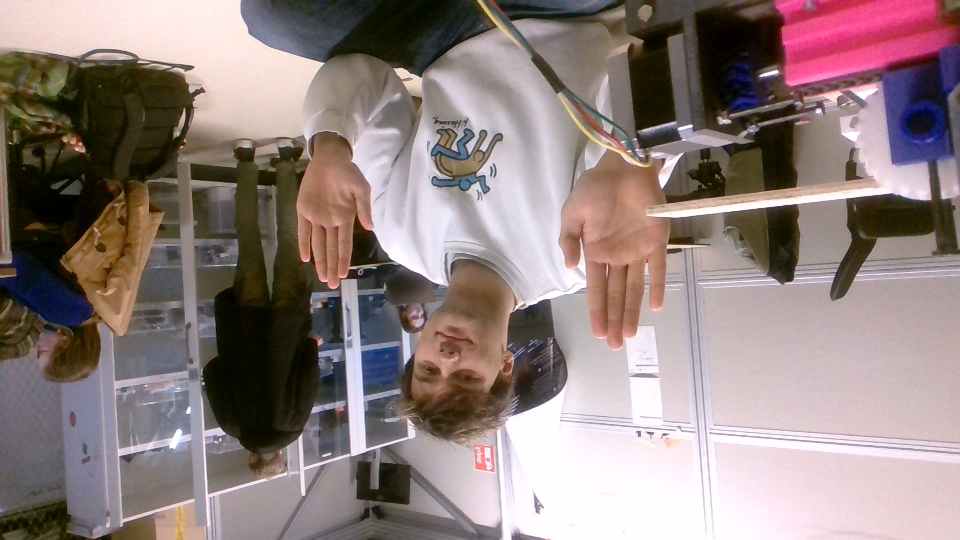
#> input picture stereo_capture_20260109_143435/left.jpg, 1920 x 1080 px, found by its file name (shown at 1/2 size)
$ python disparity.py   (older library calls are emulated)
#> lines starting #> are read from the running program, lines starting #| are printed output that depends on the picture; after the words box and inside, x2 and y2 are one past the last pixel; in counts of white or black regions, pixels touching at a corner belong together
import cv2
import numpy as np
import os
from dotenv import load_dotenv

load_dotenv()
# =============================
# Configuration
# =============================

# Set to custom folder path to use captured images, e.g. "stereo_capture_20260109_143022"
# Leave None to use calibration images
CUSTOM_FOLDER = "stereo_capture_20260122_160640"

# Try swapping left/right if depths seem wrong
SWAP_CAMERAS = False

# Downscale before matching to keep disparities within range (0.5 halves disparity ~2x depth range)
SCALE = 0.5

baseline_expected = 0.16  # meters

if baseline_expected == 0.08:
    print("[INFO] Using 8CM calibration parameters")
    if CUSTOM_FOLDER:
        # Use custom captured images
        CALIB_PATH = os.path.abspath(os.path.join(os.path.dirname(__file__), '../Cam_Params/stereo_charuco_calibration_8cm_rico.npz'))
        if SWAP_CAMERAS:
            LEFT_IMG_PATH = os.path.join(CUSTOM_FOLDER, "right.jpg")   # Swapped
            RIGHT_IMG_PATH = os.path.join(CUSTOM_FOLDER, "left.jpg")   # Swapped
            print(f"Using custom folder (CAMERAS SWAPPED): {CUSTOM_FOLDER}")
        else:
            LEFT_IMG_PATH = os.path.join(CUSTOM_FOLDER, "left.jpg")
            RIGHT_IMG_PATH = os.path.join(CUSTOM_FOLDER, "right.jpg")
            print(f"Using custom folder: {CUSTOM_FOLDER}")
    else:
        # Use calibration images from 8CM set
        CALIB_PATH = os.getenv('STEREO_PARAMS_8CM_RICO')
        LEFT_IMG_PATH = os.path.join(os.getenv('CALIB_IMGS_8CM_DIR'), "camera_0_0.jpg")
        RIGHT_IMG_PATH = os.path.join(os.getenv('CALIB_IMGS_8CM_DIR'), "camera_2_0.jpg")
        print("Using calibration images (8CM)")
elif baseline_expected == 0.16:
    if CUSTOM_FOLDER:
        # Use custom captured images
        CALIB_PATH = os.path.abspath(os.path.join(os.path.dirname(__file__), '../Cam_Params/stereo_charuco_calibration_16cm.npz'))
        if SWAP_CAMERAS:
            LEFT_IMG_PATH = os.path.join(CUSTOM_FOLDER, "right.jpg")   # Swapped
            RIGHT_IMG_PATH = os.path.join(CUSTOM_FOLDER, "left.jpg")   # Swapped
            print(f"Using custom folder (CAMERAS SWAPPED): {CUSTOM_FOLDER}")
        else:
            LEFT_IMG_PATH = os.path.join(CUSTOM_FOLDER, "left.jpg")
            RIGHT_IMG_PATH = os.path.join(CUSTOM_FOLDER, "right.jpg")
            print(f"Using custom folder: {CUSTOM_FOLDER}")
    else:
        # Use calibration images from 16CM set
        CALIB_PATH = os.getenv('STEREO_PARAMS_16CM')
        LEFT_IMG_PATH = os.path.join(os.getenv('CALIB_IMGS_16CM_DIR'), "camera_0_0.jpg")
        RIGHT_IMG_PATH = os.path.join(os.getenv('CALIB_IMGS_16CM_DIR'), "camera_2_0.jpg")
        print("Using calibration images (16CM)")

OUTPUT_DIR = "stereo_output"
os.makedirs(OUTPUT_DIR, exist_ok=True)

# =============================
# Load calibration
# =============================
calib = np.load(CALIB_PATH)
#> (reads Cam_Params/stereo_charuco_calibration_16cm.npz from the repository)
K_L = calib["K_left"]
D_L = calib["D_left"]
K_R = calib["K_right"]
D_R = calib["D_right"]
R = calib["R"]
T = calib["T"]

# =============================
# Load images
# =============================
imgL = cv2.imread(LEFT_IMG_PATH)
#> imgL is the input picture: shape (1080, 1920, 3); mean B, G, R 126.1, 128, 143.9
imgR = cv2.imread(RIGHT_IMG_PATH)
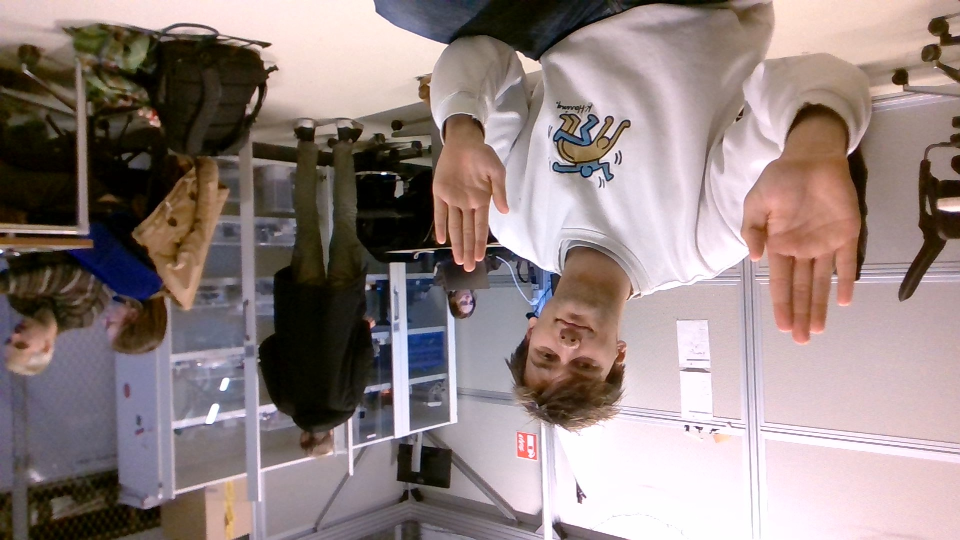
#> input picture stereo_capture_20260109_143435/right.jpg, 1920 x 1080 px, found by its file name (shown at 1/2 size)
#> imgR is the input picture: shape (1080, 1920, 3); mean B, G, R 128.3, 130, 145.7

if imgL is None or imgR is None:
    raise IOError("Could not load stereo images")

# Rotate images to align cameras (opposite 90 degree rotations)
imgR = cv2.rotate(imgR, cv2.ROTATE_90_COUNTERCLOCKWISE)
#> imgR: shape (1920, 1080, 3)
imgL = cv2.rotate(imgL, cv2.ROTATE_90_CLOCKWISE)
#> imgL: shape (1920, 1080, 3)

# Flip images if cameras are upside down
FLIP_IMAGES = False
if FLIP_IMAGES:
    imgL = cv2.flip(imgL, -1)  # -1 = flip both horizontally and vertically (180 degrees)
    imgR = cv2.flip(imgR, -1)
    print("[INFO] Images flipped 180 degrees")

orig_imgL = imgL.copy()
orig_imgR = imgR.copy()

h_full, w_full = imgL.shape[:2]
#> h_full = 1920; w_full = 1080

def scale_intrinsics(K, scale):
    K_scaled = K.copy()
    K_scaled[0, 0] *= scale
    K_scaled[1, 1] *= scale
    K_scaled[0, 2] *= scale
    K_scaled[1, 2] *= scale
    return K_scaled

scale = float(SCALE)
if scale != 1.0:
    print(f"[INFO] Downscaling images by {scale:.2f}x for disparity range")
    w = int(w_full * scale)
#> w = 540
    h = int(h_full * scale)
#> h = 960
    imgL = cv2.resize(imgL, (w, h))
#> imgL: shape (960, 540, 3)
    imgR = cv2.resize(imgR, (w, h))
#> imgR: shape (960, 540, 3)
else:
    w, h = w_full, h_full

K_L_use = scale_intrinsics(K_L, scale)
K_R_use = scale_intrinsics(K_R, scale)

# =============================
# Stereo rectification
# =============================
R1, R2, P1, P2, Q, _, _ = cv2.stereoRectify(
    K_L_use, D_L, K_R_use, D_R, (w, h), R, T, alpha=1
)

mapLx, mapLy = cv2.initUndistortRectifyMap(
    K_L_use, D_L, R1, P1, (w, h), cv2.CV_32FC1
)
mapRx, mapRy = cv2.initUndistortRectifyMap(
    K_R_use, D_R, R2, P2, (w, h), cv2.CV_32FC1
)

rectL = cv2.remap(imgL, mapLx, mapLy, cv2.INTER_LINEAR)
rectR = cv2.remap(imgR, mapRx, mapRy, cv2.INTER_LINEAR)

# Save rectified left image (YOLO must use this)
cv2.imwrite(os.path.join(OUTPUT_DIR, "rectified_left.png"), rectL)
cv2.imwrite(os.path.join(OUTPUT_DIR, "rectified_right.png"), rectR)

# Improve contrast to help matcher (especially on low-texture scenes)
if rectL.ndim == 3:
    rectL_gray = cv2.cvtColor(rectL, cv2.COLOR_BGR2GRAY)
    rectR_gray = cv2.cvtColor(rectR, cv2.COLOR_BGR2GRAY)
else:
    rectL_gray = rectL
    rectR_gray = rectR

clahe = cv2.createCLAHE(clipLimit=3.0, tileGridSize=(8, 8))
rectL_proc = clahe.apply(rectL_gray)
rectR_proc = clahe.apply(rectR_gray)

# =============================
# Disparity computation
# =============================
expected_disp_40cm = (K_L_use[0, 0] * np.linalg.norm(T)) / 0.40
num_disp = int(np.ceil(expected_disp_40cm * 2.0 / 16.0) * 16)
num_disp = max(160, min(num_disp, 640))  # clamp to keep compute reasonable
block_size = 5

print(f"[INFO] Expected disparity at 0.40m (scaled): {expected_disp_40cm:.1f}px; using search {num_disp}px")

stereo = cv2.StereoSGBM.create(
    minDisparity=0,
    numDisparities=num_disp,
    blockSize=block_size,
    P1=8 * block_size**2,
    P2=32 * block_size**2,
    disp12MaxDiff=1,
    uniquenessRatio=6,
    speckleWindowSize=80,
    speckleRange=32,
    mode=cv2.STEREO_SGBM_MODE_SGBM_3WAY
)

disparity = stereo.compute(rectL_proc, rectR_proc).astype(np.float32) / 16.0

# =============================
# Depth computation (Z only)
# =============================
points_3d = cv2.reprojectImageTo3D(disparity, Q)
#> points_3d: shape (960, 540, 3) float32; 6.95% of the values are NaN or infinite; the others: min -105.9, max 124.9, mean -28.94
depth_map = points_3d[:, :, 2]  # Z-coordinate

# Mask invalid disparities (zero or negative) and non-finite depths
invalid_mask = (disparity <= 0) | ~np.isfinite(depth_map)
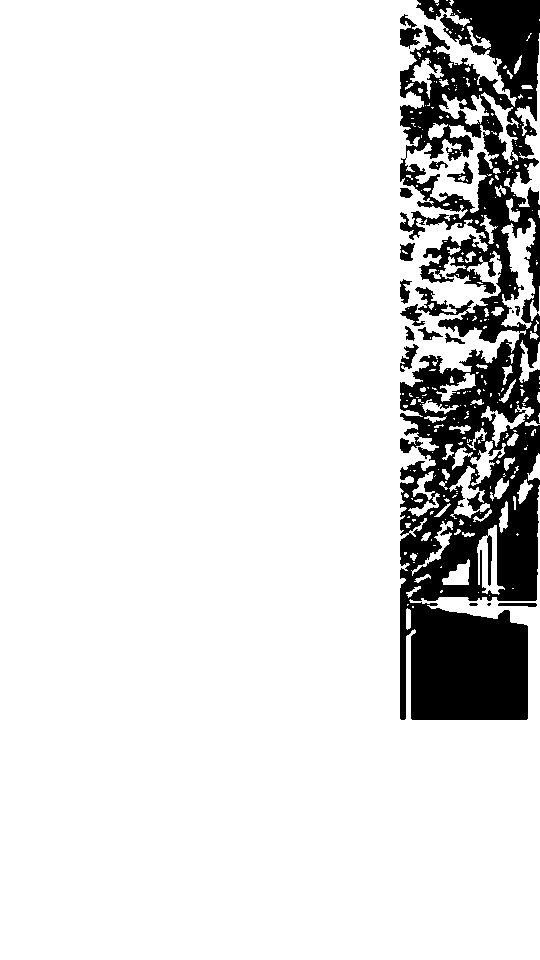
#> invalid_mask: shape (960, 540) bool; 87.6% white; 17 black regions (2 under 20 px), largest, box (x1, y1, x2, y2) and area: (400, 0, 540, 720) 62232, (400, 14, 423, 49) 404, (400, 304, 425, 326) 234
depth_map[invalid_mask] = 0.0
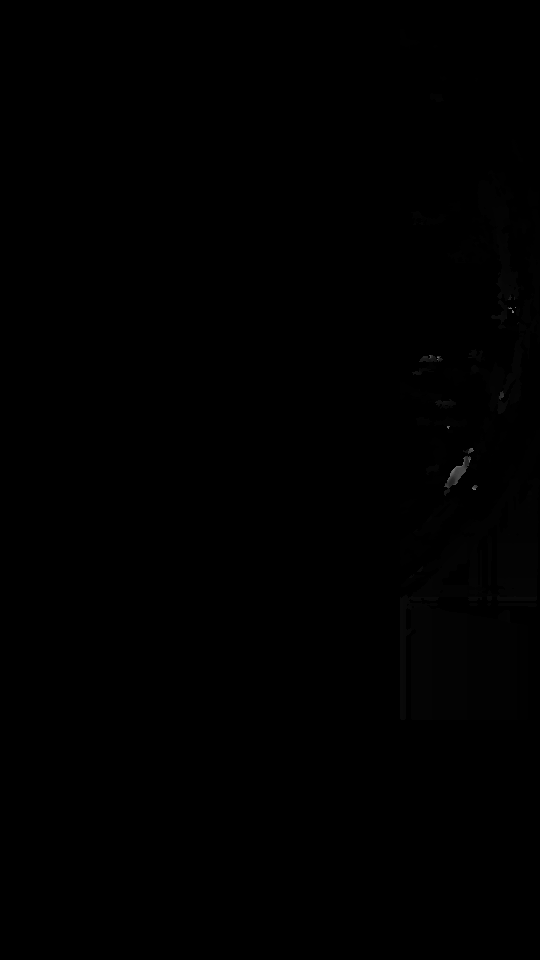
#> depth_map: shape (960, 540) float32; min 0, max 124.9, mean 0.3

# =============================
# Depth Statistics
# =============================
valid_disp_mask = disparity > 0
if np.any(valid_disp_mask):
    disp_valid = disparity[valid_disp_mask]
    print(f"[STATS] Disparity valid: {disp_valid.size} / {disparity.size} ({100*disp_valid.size/disparity.size:.1f}%)")
#| [STATS] Disparity valid: 64343 / 518400 (12.4%)
    print(f"[STATS] Disparity range: {disp_valid.min():.2f}px - {disp_valid.max():.2f}px (median {np.median(disp_valid):.2f}px)")
#| [STATS] Disparity range: 0.56px - 399.00px (median 54.81px)
else:
    print("[WARNING] No valid disparity values found!")

valid_depths = depth_map[depth_map > 0]
if len(valid_depths) > 0:
    print(f"[STATS] Valid depth pixels: {len(valid_depths)} / {depth_map.size} ({100*len(valid_depths)/depth_map.size:.1f}%)")
#| [STATS] Valid depth pixels: 64343 / 518400 (12.4%)
    print(f"[STATS] Depth range: {valid_depths.min():.4f}m - {valid_depths.max():.4f}m")
#| [STATS] Depth range: 0.1761m - 124.9150m
    print(f"[STATS] Median depth: {np.median(valid_depths):.4f}m")
#| [STATS] Median depth: 1.2819m
    print(f"[STATS] Mean depth: {valid_depths.mean():.4f}m")
#| [STATS] Mean depth: 2.3770m

    # Sample regions
    h, w = depth_map.shape
    cy, cx = h//2, w//2
#> cy = 480; cx = 270
    roi_size = 50
    roi = depth_map[max(0,cy-roi_size):min(h,cy+roi_size), max(0,cx-roi_size):min(w,cx+roi_size)]
#> roi: shape (100, 100) float32; every value is 0
    roi_valid = roi[roi > 0]
#> roi_valid = empty array
    if len(roi_valid) > 0:
        print(f"[STATS] Center region (±{roi_size}px): median={np.median(roi_valid):.4f}m, mean={roi_valid.mean():.4f}m")
else:
    print("[WARNING] No valid depth values found!")

# =============================
# Save numerical outputs
# =============================
np.save(os.path.join(OUTPUT_DIR, "disparity.npy"), disparity)
np.save(os.path.join(OUTPUT_DIR, "depth_map.npy"), depth_map)

print("[INFO] Saved disparity.npy and depth_map.npy")

# =============================
# Visualization (sanity check)
# =============================

# Disparity visualization
disp_vis = cv2.normalize(disparity, None, 0, 255, cv2.NORM_MINMAX)
disp_vis = disp_vis.astype(np.uint8)
disp_color = cv2.applyColorMap(disp_vis, cv2.COLORMAP_JET)
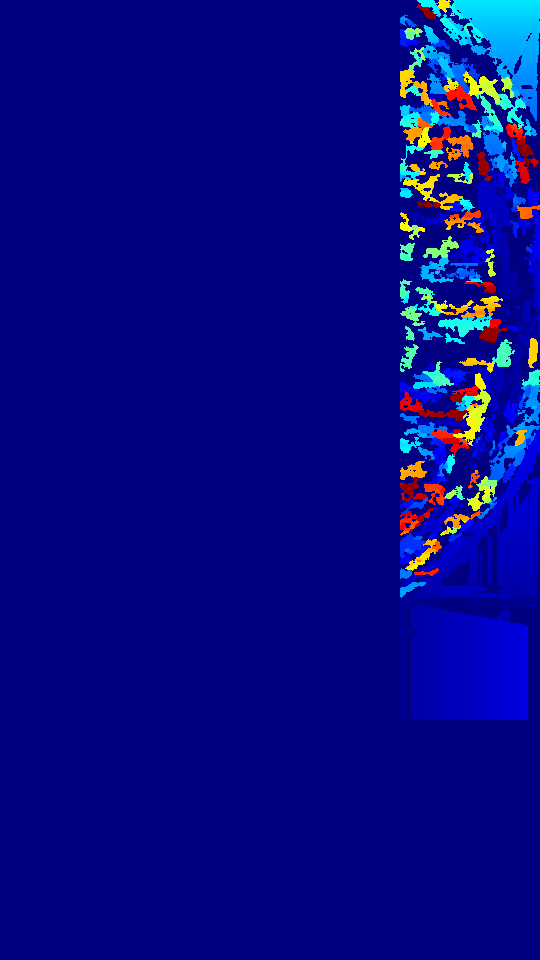
#> disp_color: shape (960, 540, 3); mean B, G, R 133.6, 9.9, 5.9

# Depth visualization - only use valid depths for normalization
depth_for_vis = depth_map.copy()
valid_depths_mask = depth_for_vis > 0
if np.any(valid_depths_mask):
    # Normalize using only valid depths
    valid_min = valid_depths_mask * depth_for_vis
    valid_min = valid_min[valid_min > 0].min()
#> valid_min = 0.176
    valid_max = depth_for_vis[valid_depths_mask].max()
#> valid_max = 124.9

    # Clip outliers (e.g., very far pixels)
    depth_clipped = depth_for_vis.copy()
    depth_clipped[depth_clipped > valid_max * 0.9] = valid_max * 0.9  # Remove extreme outliers
#> depth_clipped: shape (960, 540) float32; under 0.01% of pixels changed, all inside (x1, y1, x2, y2) = (453, 312, 514, 490)

    depth_vis = cv2.normalize(depth_clipped, None, 0, 255, cv2.NORM_MINMAX)
    depth_vis = depth_vis.astype(np.uint8)
    depth_color = cv2.applyColorMap(depth_vis, cv2.COLORMAP_TURBO)

    cv2.imwrite(os.path.join(OUTPUT_DIR, "depth_map_color.png"), depth_color)
    print("[INFO] Saved depth_map_color.png")

def resize_for_display(img, width=900, flip=False):
    h, w = img.shape[:2]
    scale = width / w
    resized = cv2.resize(img, (width, int(h * scale)))
    if flip:
        resized = cv2.flip(resized, -1)  # Flip 180 degrees for display only
    return resized

# Set to True if camera display is upside down
FLIP_DISPLAY = True

# Prepare images for composite display - resize to uniform size
display_size = 400  # pixels per tile (reduced from 800)

def prep_display_img(img, size, flip=False):
    """Resize image to square and optionally flip"""
#> called with size = 400, flip = True
    if flip:
        img = cv2.flip(img, -1)
    h, w = img.shape[:2]
#> h = 1920; w = 1080
    # Resize to square, maintaining aspect ratio
    scale = size / max(h, w)
#> scale = 0.208
    new_h, new_w = int(h * scale), int(w * scale)
#> new_h = 400; new_w = 225
    resized = cv2.resize(img, (new_w, new_h))
    # Pad to exact square size
    padded = np.zeros((size, size, 3 if len(img.shape) == 3 else 1), dtype=img.dtype)
    start_y = (size - new_h) // 2
#> start_y = 0
    start_x = (size - new_w) // 2
#> start_x = 87
    padded[start_y:start_y+new_h, start_x:start_x+new_w] = resized
    return padded

# Prepare all images
img_L_display = prep_display_img(orig_imgL, display_size, flip=FLIP_DISPLAY)
img_R_display = prep_display_img(orig_imgR, display_size, flip=FLIP_DISPLAY)
disp_display = prep_display_img(disp_color, display_size, flip=FLIP_DISPLAY)

if np.any(valid_depths_mask):
    depth_display = prep_display_img(depth_color, display_size, flip=FLIP_DISPLAY)
else:
    depth_display = np.zeros((display_size, display_size, 3), dtype=np.uint8)

# Create 2x2 grid: top row = originals, bottom row = maps
top_row = np.hstack([img_L_display, img_R_display])
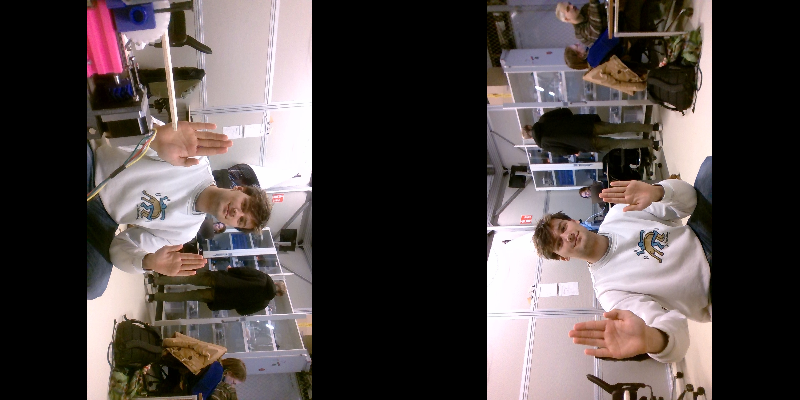
#> top_row: shape (400, 800, 3); mean of channels 0, 1, 2 71.5, 72.5, 81.4; drawn as B, G, R
bottom_row = np.hstack([disp_display, depth_display])
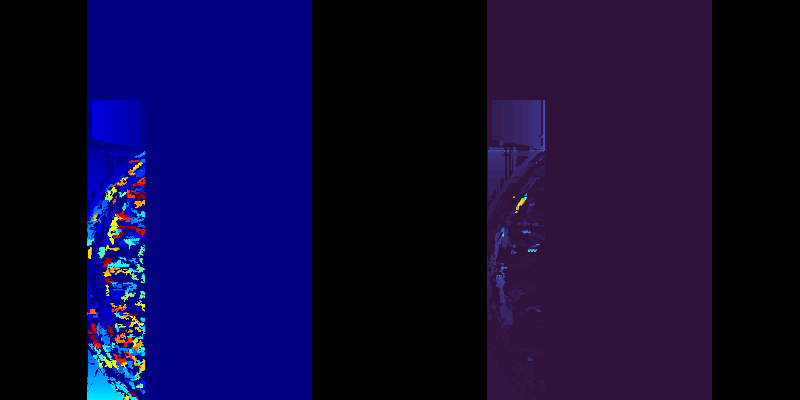
#> bottom_row: shape (400, 800, 3); mean of channels 0, 1, 2 55.1, 8.3, 15.3; drawn as B, G, R
composite = np.vstack([top_row, bottom_row])
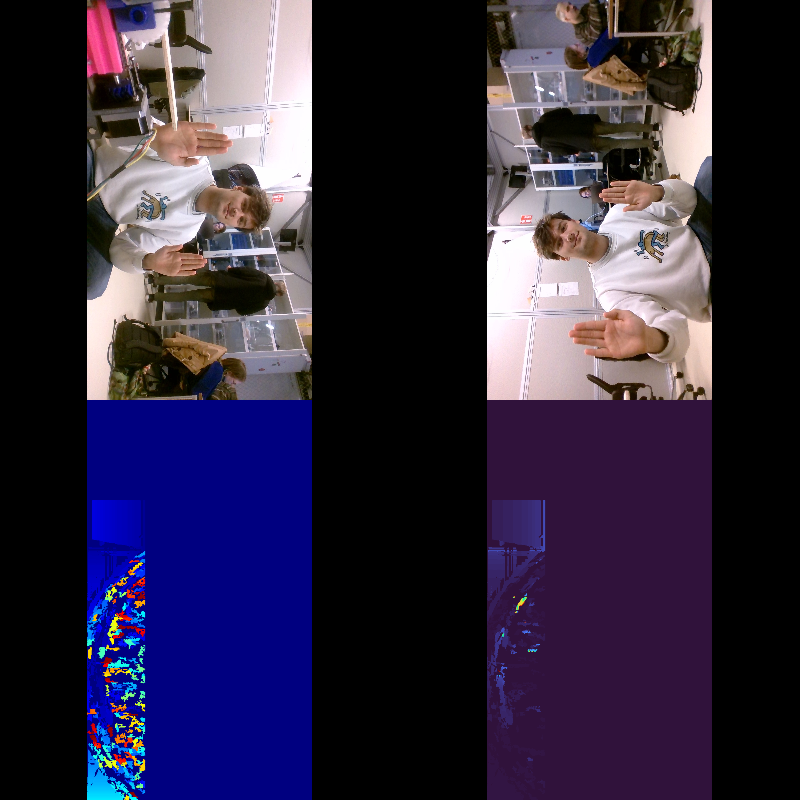
#> composite: shape (800, 800, 3); mean of channels 0, 1, 2 63.3, 40.4, 48.4; drawn as B, G, R

# Save all diagnostic images
cv2.imwrite(os.path.join(OUTPUT_DIR, "orig_left.png"), orig_imgL)
cv2.imwrite(os.path.join(OUTPUT_DIR, "orig_right.png"), orig_imgR)
cv2.imwrite(os.path.join(OUTPUT_DIR, "disp_color.png"), disp_color)
if np.any(valid_depths_mask):
    cv2.imwrite(os.path.join(OUTPUT_DIR, "depth_map_color.png"), depth_color)
cv2.imwrite(os.path.join(OUTPUT_DIR, "composite_grid.png"), composite)

print("\nDisplaying composite: Press any key to continue...")
cv2.imshow("Stereo Analysis", composite)
cv2.waitKey(0)

cv2.destroyAllWindows()
